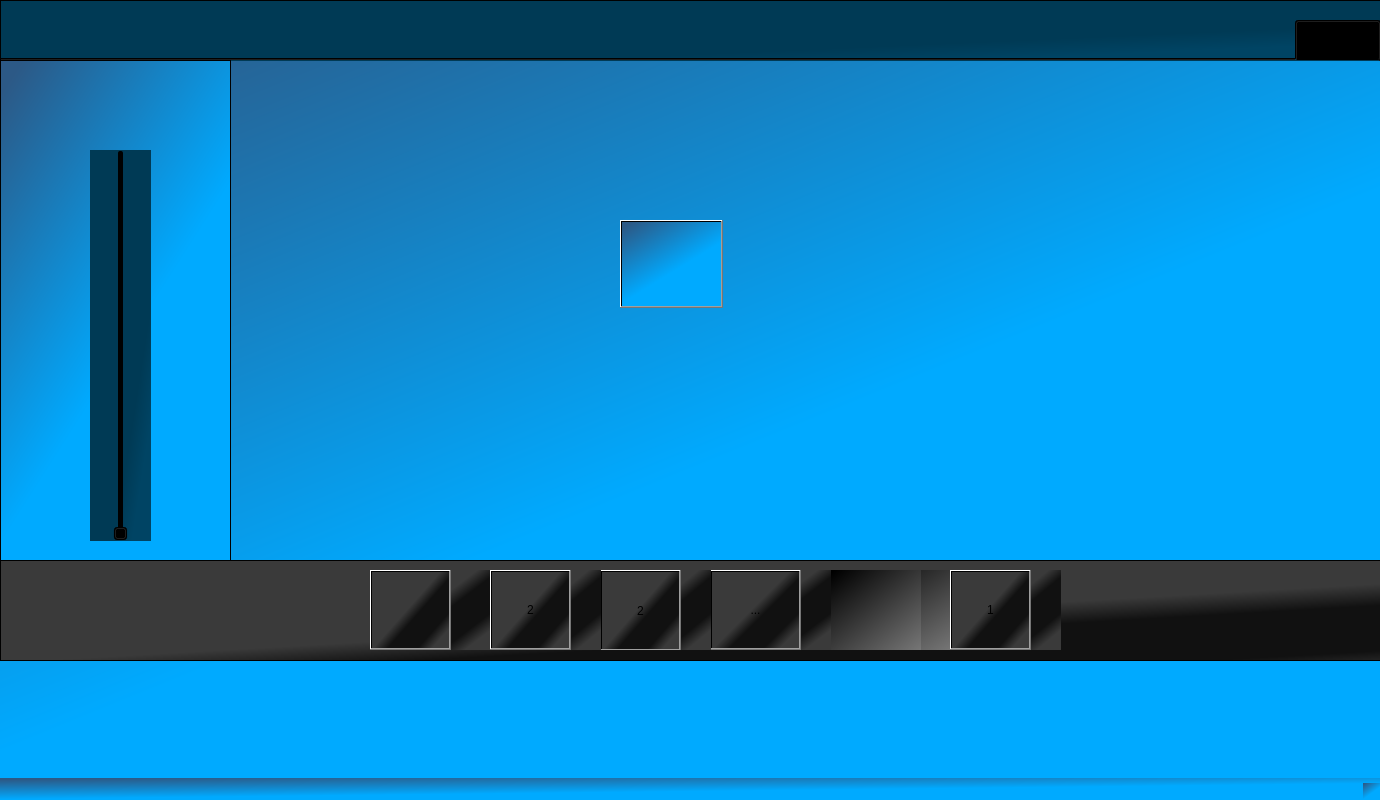
<?xml version="1.0" encoding="UTF-8"?>
<ui version="4.0">
 <class>MainWindow</class>
 <widget class="QMainWindow" name="MainWindow">
  <property name="geometry">
   <rect>
    <x>0</x>
    <y>0</y>
    <width>1380</width>
    <height>800</height>
   </rect>
  </property>
  <property name="sizePolicy">
   <sizepolicy hsizetype="Maximum" vsizetype="Maximum">
    <horstretch>0</horstretch>
    <verstretch>0</verstretch>
   </sizepolicy>
  </property>
  <property name="maximumSize">
   <size>
    <width>3600</width>
    <height>2400</height>
   </size>
  </property>
  <property name="focusPolicy">
   <enum>Qt::ClickFocus</enum>
  </property>
  <property name="windowTitle">
   <string>SpeechRecognitionSystemTeam9</string>
  </property>
  <property name="windowIcon">
   <iconset resource="icons.qrc">
    <normaloff>:/icons/micro.jpg</normaloff>:/icons/micro.jpg</iconset>
  </property>
  <property name="autoFillBackground">
   <bool>false</bool>
  </property>
  <property name="styleSheet">
   <string notr="true">background-color: qlineargradient(spread:pad, x1:0, y1:0, x2:0.460227, y2:0.635, stop:0.0738636 rgba(44, 89, 134, 255), stop:1 rgba(0, 170, 255, 255));
</string>
  </property>
  <widget class="QWidget" name="centralwidget">
   <widget class="QWidget" name="verticalLayoutWidget">
    <property name="geometry">
     <rect>
      <x>0</x>
      <y>0</y>
      <width>1391</width>
      <height>61</height>
     </rect>
    </property>
    <layout class="QVBoxLayout" name="verticalLayout">
     <property name="bottomMargin">
      <number>0</number>
     </property>
     <item>
      <widget class="QFrame" name="frame_2">
       <property name="styleSheet">
        <string notr="true">background-color: qlineargradient(spread:reflect, x1:0, y1:0, x2:0.995, y2:1, stop:0.698864 rgba(0, 58, 85, 255), stop:0.846591 rgba(0, 68, 100, 255));</string>
       </property>
       <property name="frameShape">
        <enum>QFrame::StyledPanel</enum>
       </property>
       <property name="frameShadow">
        <enum>QFrame::Raised</enum>
       </property>
       <widget class="QTabWidget" name="Tab">
        <property name="geometry">
         <rect>
          <x>0</x>
          <y>20</y>
          <width>1381</width>
          <height>521</height>
         </rect>
        </property>
        <property name="font">
         <font>
          <family>Times New Roman</family>
          <pointsize>18</pointsize>
          <weight>75</weight>
          <bold>true</bold>
         </font>
        </property>
        <property name="layoutDirection">
         <enum>Qt::RightToLeft</enum>
        </property>
        <property name="currentIndex">
         <number>0</number>
        </property>
        <widget class="QWidget" name="tab_2">
         <attribute name="title">
          <string>Home</string>
         </attribute>
        </widget>
       </widget>
      </widget>
     </item>
    </layout>
   </widget>
   <widget class="QFrame" name="frame_3">
    <property name="geometry">
     <rect>
      <x>0</x>
      <y>560</y>
      <width>2011</width>
      <height>101</height>
     </rect>
    </property>
    <property name="styleSheet">
     <string notr="true">background-color: qlineargradient(spread:reflect, x1:0, y1:0, x2:0.722, y2:0.629, stop:0.698864 rgba(58, 58, 58, 255), stop:0.846591 rgba(17, 17, 17, 255));</string>
    </property>
    <property name="frameShape">
     <enum>QFrame::StyledPanel</enum>
    </property>
    <property name="frameShadow">
     <enum>QFrame::Raised</enum>
    </property>
    <widget class="QFrame" name="frame">
     <property name="geometry">
      <rect>
       <x>370</x>
       <y>10</y>
       <width>691</width>
       <height>80</height>
      </rect>
     </property>
     <property name="frameShape">
      <enum>QFrame::StyledPanel</enum>
     </property>
     <property name="frameShadow">
      <enum>QFrame::Raised</enum>
     </property>
     <widget class="QStackedWidget" name="stackedWidget">
      <property name="geometry">
       <rect>
        <x>460</x>
        <y>0</y>
        <width>121</width>
        <height>80</height>
       </rect>
      </property>
      <property name="styleSheet">
       <string notr="true">
background-color: qlineargradient(spread:repeat, x1:0, y1:0, x2:1, y2:1, stop:0.0738636 rgba(0, 0, 0, 255), stop:1 rgba(118, 118, 118, 255));</string>
      </property>
      <property name="currentIndex">
       <number>0</number>
      </property>
      <widget class="QWidget" name="page">
       <widget class="QToolButton" name="toolButton_3">
        <property name="geometry">
         <rect>
          <x>-10</x>
          <y>0</y>
          <width>101</width>
          <height>80</height>
         </rect>
        </property>
        <property name="text">
         <string/>
        </property>
        <property name="icon">
         <iconset resource="icons.qrc">
          <normaloff>:/icons/mail.jpg</normaloff>:/icons/mail.jpg</iconset>
        </property>
        <property name="iconSize">
         <size>
          <width>120</width>
          <height>80</height>
         </size>
        </property>
        <property name="autoRaise">
         <bool>true</bool>
        </property>
       </widget>
      </widget>
      <widget class="QWidget" name="page_13">
       <widget class="QToolButton" name="toolButton_6">
        <property name="geometry">
         <rect>
          <x>-40</x>
          <y>0</y>
          <width>161</width>
          <height>80</height>
         </rect>
        </property>
        <property name="text">
         <string>...</string>
        </property>
        <property name="icon">
         <iconset resource="icons.qrc">
          <normaloff>:/icons/fb.jpg</normaloff>:/icons/fb.jpg</iconset>
        </property>
        <property name="iconSize">
         <size>
          <width>91</width>
          <height>80</height>
         </size>
        </property>
       </widget>
      </widget>
      <widget class="QWidget" name="page_2">
       <widget class="QToolButton" name="toolButton_4">
        <property name="geometry">
         <rect>
          <x>0</x>
          <y>0</y>
          <width>81</width>
          <height>80</height>
         </rect>
        </property>
        <property name="text">
         <string>1</string>
        </property>
        <property name="icon">
         <iconset resource="icons.qrc">
          <normaloff>:/icons/chrome.png</normaloff>:/icons/chrome.png</iconset>
        </property>
        <property name="iconSize">
         <size>
          <width>120</width>
          <height>80</height>
         </size>
        </property>
       </widget>
      </widget>
     </widget>
     <widget class="QStackedWidget" name="stackedWidget_2">
      <property name="geometry">
       <rect>
        <x>340</x>
        <y>0</y>
        <width>121</width>
        <height>80</height>
       </rect>
      </property>
      <property name="styleSheet">
       <string notr="true"/>
      </property>
      <property name="currentIndex">
       <number>0</number>
      </property>
      <widget class="QWidget" name="page_3">
       <widget class="QToolButton" name="toolButton_2">
        <property name="geometry">
         <rect>
          <x>0</x>
          <y>0</y>
          <width>91</width>
          <height>80</height>
         </rect>
        </property>
        <property name="text">
         <string>...</string>
        </property>
        <property name="icon">
         <iconset resource="icons.qrc">
          <normaloff>:/icons/nowifi.jpg</normaloff>:/icons/nowifi.jpg</iconset>
        </property>
        <property name="iconSize">
         <size>
          <width>91</width>
          <height>80</height>
         </size>
        </property>
       </widget>
      </widget>
      <widget class="QWidget" name="page_4">
       <widget class="QToolButton" name="toolButton_5">
        <property name="geometry">
         <rect>
          <x>0</x>
          <y>0</y>
          <width>81</width>
          <height>80</height>
         </rect>
        </property>
        <property name="text">
         <string>...</string>
        </property>
        <property name="icon">
         <iconset resource="icons.qrc">
          <normaloff>:/icons/wifion.png</normaloff>:/icons/wifion.png</iconset>
        </property>
        <property name="iconSize">
         <size>
          <width>100</width>
          <height>80</height>
         </size>
        </property>
       </widget>
      </widget>
     </widget>
     <widget class="QStackedWidget" name="stackedWidget_3">
      <property name="geometry">
       <rect>
        <x>230</x>
        <y>0</y>
        <width>111</width>
        <height>80</height>
       </rect>
      </property>
      <property name="styleSheet">
       <string notr="true"/>
      </property>
      <property name="currentIndex">
       <number>0</number>
      </property>
      <widget class="QWidget" name="page_5">
       <widget class="QToolButton" name="toolButton_7">
        <property name="geometry">
         <rect>
          <x>0</x>
          <y>0</y>
          <width>81</width>
          <height>81</height>
         </rect>
        </property>
        <property name="text">
         <string>2</string>
        </property>
        <property name="icon">
         <iconset resource="icons.qrc">
          <normaloff>:/icons/blueno.png</normaloff>:/icons/blueno.png</iconset>
        </property>
        <property name="iconSize">
         <size>
          <width>120</width>
          <height>80</height>
         </size>
        </property>
       </widget>
      </widget>
      <widget class="QWidget" name="page_6">
       <widget class="QToolButton" name="toolButton_8">
        <property name="geometry">
         <rect>
          <x>0</x>
          <y>0</y>
          <width>81</width>
          <height>80</height>
         </rect>
        </property>
        <property name="text">
         <string>1</string>
        </property>
        <property name="icon">
         <iconset resource="icons.qrc">
          <normaloff>:/icons/blueon.png</normaloff>:/icons/blueon.png</iconset>
        </property>
        <property name="iconSize">
         <size>
          <width>120</width>
          <height>80</height>
         </size>
        </property>
       </widget>
      </widget>
     </widget>
     <widget class="QStackedWidget" name="stackedWidget_6">
      <property name="geometry">
       <rect>
        <x>0</x>
        <y>0</y>
        <width>121</width>
        <height>80</height>
       </rect>
      </property>
      <property name="styleSheet">
       <string notr="true"/>
      </property>
      <property name="currentIndex">
       <number>0</number>
      </property>
      <widget class="QWidget" name="page_11">
       <widget class="QToolButton" name="toolButton_13">
        <property name="geometry">
         <rect>
          <x>0</x>
          <y>0</y>
          <width>81</width>
          <height>80</height>
         </rect>
        </property>
        <property name="text">
         <string/>
        </property>
        <property name="icon">
         <iconset resource="icons.qrc">
          <normaloff>:/icons/acceptcall.jpg</normaloff>:/icons/acceptcall.jpg</iconset>
        </property>
        <property name="iconSize">
         <size>
          <width>120</width>
          <height>80</height>
         </size>
        </property>
       </widget>
      </widget>
      <widget class="QWidget" name="page_12">
       <widget class="QToolButton" name="toolButton_14">
        <property name="geometry">
         <rect>
          <x>0</x>
          <y>0</y>
          <width>81</width>
          <height>80</height>
         </rect>
        </property>
        <property name="styleSheet">
         <string notr="true">image: url(:/icons/call.png);</string>
        </property>
        <property name="text">
         <string/>
        </property>
        <property name="iconSize">
         <size>
          <width>120</width>
          <height>80</height>
         </size>
        </property>
       </widget>
      </widget>
     </widget>
     <widget class="QStackedWidget" name="stackedWidget_5">
      <property name="geometry">
       <rect>
        <x>120</x>
        <y>0</y>
        <width>111</width>
        <height>80</height>
       </rect>
      </property>
      <property name="styleSheet">
       <string notr="true"/>
      </property>
      <property name="currentIndex">
       <number>0</number>
      </property>
      <widget class="QWidget" name="page_9">
       <widget class="QToolButton" name="toolButton_11">
        <property name="geometry">
         <rect>
          <x>0</x>
          <y>0</y>
          <width>81</width>
          <height>80</height>
         </rect>
        </property>
        <property name="text">
         <string>2</string>
        </property>
        <property name="icon">
         <iconset resource="icons.qrc">
          <normaloff>:/icons/pause.png</normaloff>:/icons/pause.png</iconset>
        </property>
        <property name="iconSize">
         <size>
          <width>120</width>
          <height>80</height>
         </size>
        </property>
       </widget>
      </widget>
      <widget class="QWidget" name="page_10">
       <widget class="QToolButton" name="toolButton_12">
        <property name="geometry">
         <rect>
          <x>0</x>
          <y>0</y>
          <width>81</width>
          <height>80</height>
         </rect>
        </property>
        <property name="text">
         <string/>
        </property>
        <property name="icon">
         <iconset resource="icons.qrc">
          <normaloff>:/icons/play.jpg</normaloff>:/icons/play.jpg</iconset>
        </property>
        <property name="iconSize">
         <size>
          <width>91</width>
          <height>80</height>
         </size>
        </property>
       </widget>
      </widget>
     </widget>
     <widget class="QStackedWidget" name="stackedWidget_4">
      <property name="geometry">
       <rect>
        <x>580</x>
        <y>0</y>
        <width>111</width>
        <height>80</height>
       </rect>
      </property>
      <property name="styleSheet">
       <string notr="true"/>
      </property>
      <property name="currentIndex">
       <number>4</number>
      </property>
      <widget class="QWidget" name="page_15">
       <widget class="QToolButton" name="toolButton_16">
        <property name="geometry">
         <rect>
          <x>-40</x>
          <y>0</y>
          <width>161</width>
          <height>81</height>
         </rect>
        </property>
        <property name="text">
         <string>...</string>
        </property>
        <property name="icon">
         <iconset resource="icons.qrc">
          <normaloff>:/icons/hospital.jpg</normaloff>:/icons/hospital.jpg</iconset>
        </property>
        <property name="iconSize">
         <size>
          <width>91</width>
          <height>80</height>
         </size>
        </property>
       </widget>
      </widget>
      <widget class="QWidget" name="page_7">
       <widget class="QToolButton" name="toolButton_9">
        <property name="geometry">
         <rect>
          <x>-30</x>
          <y>0</y>
          <width>141</width>
          <height>80</height>
         </rect>
        </property>
        <property name="text">
         <string/>
        </property>
        <property name="icon">
         <iconset resource="icons.qrc">
          <normaloff>:/icons/gas.jpg</normaloff>:/icons/gas.jpg</iconset>
        </property>
        <property name="iconSize">
         <size>
          <width>91</width>
          <height>80</height>
         </size>
        </property>
       </widget>
      </widget>
      <widget class="QWidget" name="page_14">
       <widget class="QToolButton" name="toolButton_15">
        <property name="geometry">
         <rect>
          <x>-30</x>
          <y>0</y>
          <width>141</width>
          <height>80</height>
         </rect>
        </property>
        <property name="text">
         <string>...</string>
        </property>
        <property name="icon">
         <iconset resource="icons.qrc">
          <normaloff>:/icons/eatery.jpg</normaloff>:/icons/eatery.jpg</iconset>
        </property>
        <property name="iconSize">
         <size>
          <width>91</width>
          <height>80</height>
         </size>
        </property>
       </widget>
      </widget>
      <widget class="QWidget" name="page_16">
       <widget class="QToolButton" name="toolButton_17">
        <property name="geometry">
         <rect>
          <x>-40</x>
          <y>0</y>
          <width>151</width>
          <height>81</height>
         </rect>
        </property>
        <property name="text">
         <string>...</string>
        </property>
        <property name="icon">
         <iconset resource="icons.qrc">
          <normaloff>:/icons/home.jpg</normaloff>:/icons/home.jpg</iconset>
        </property>
        <property name="iconSize">
         <size>
          <width>91</width>
          <height>80</height>
         </size>
        </property>
        <property name="checkable">
         <bool>true</bool>
        </property>
       </widget>
      </widget>
      <widget class="QWidget" name="page_8">
       <widget class="QToolButton" name="toolButton_10">
        <property name="geometry">
         <rect>
          <x>0</x>
          <y>0</y>
          <width>81</width>
          <height>80</height>
         </rect>
        </property>
        <property name="text">
         <string>1</string>
        </property>
        <property name="icon">
         <iconset resource="icons.qrc">
          <normaloff>:/icons/directions.png</normaloff>:/icons/directions.png</iconset>
        </property>
        <property name="iconSize">
         <size>
          <width>120</width>
          <height>80</height>
         </size>
        </property>
       </widget>
      </widget>
     </widget>
    </widget>
   </widget>
   <widget class="QPushButton" name="SpeakBtn">
    <property name="geometry">
     <rect>
      <x>620</x>
      <y>220</y>
      <width>103</width>
      <height>88</height>
     </rect>
    </property>
    <property name="text">
     <string/>
    </property>
    <property name="icon">
     <iconset resource="icons.qrc">
      <normaloff>:/icons/micro.jpg</normaloff>:/icons/micro.jpg</iconset>
    </property>
    <property name="iconSize">
     <size>
      <width>91</width>
      <height>80</height>
     </size>
    </property>
    <property name="checkable">
     <bool>true</bool>
    </property>
   </widget>
   <widget class="QListWidget" name="listWidget">
    <property name="geometry">
     <rect>
      <x>0</x>
      <y>60</y>
      <width>231</width>
      <height>501</height>
     </rect>
    </property>
   </widget>
   <widget class="QSlider" name="verticalSlider">
    <property name="geometry">
     <rect>
      <x>90</x>
      <y>150</y>
      <width>61</width>
      <height>391</height>
     </rect>
    </property>
    <property name="styleSheet">
     <string notr="true">background-color: qlineargradient(spread:reflect, x1:0, y1:0, x2:0.995, y2:1, stop:0.698864 rgba(0, 58, 85, 255), stop:0.846591 rgba(0, 68, 100, 255));</string>
    </property>
    <property name="orientation">
     <enum>Qt::Vertical</enum>
    </property>
   </widget>
  </widget>
  <widget class="QMenuBar" name="menubar">
   <property name="geometry">
    <rect>
     <x>0</x>
     <y>0</y>
     <width>1380</width>
     <height>21</height>
    </rect>
   </property>
  </widget>
  <widget class="QStatusBar" name="statusbar"/>
 </widget>
 <resources>
  <include location="microphone.jpg"/>
  <include location="icons.qrc"/>
 </resources>
 <connections/>
</ui>
